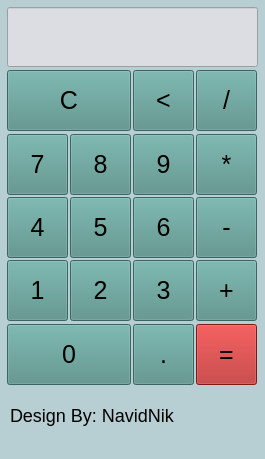
<?xml version="1.0" encoding="UTF-8"?>
<ui version="4.0">
 <class>MainWindow</class>
 <widget class="QMainWindow" name="MainWindow">
  <property name="geometry">
   <rect>
    <x>0</x>
    <y>0</y>
    <width>265</width>
    <height>459</height>
   </rect>
  </property>
  <property name="windowTitle">
   <string>MainWindow</string>
  </property>
  <property name="styleSheet">
   <string notr="true">background-color: #b7ced2
</string>
  </property>
  <widget class="QWidget" name="centralwidget">
   <widget class="QPushButton" name="num_7">
    <property name="geometry">
     <rect>
      <x>7</x>
      <y>134</y>
      <width>61</width>
      <height>61</height>
     </rect>
    </property>
    <property name="styleSheet">
     <string notr="true">background-color: #528e86;
font-size: 25px;
color-hover: #636250</string>
    </property>
    <property name="text">
     <string>7</string>
    </property>
   </widget>
   <widget class="QPushButton" name="num_8">
    <property name="geometry">
     <rect>
      <x>70</x>
      <y>134</y>
      <width>61</width>
      <height>61</height>
     </rect>
    </property>
    <property name="styleSheet">
     <string notr="true">background-color: #528e86;
font-size: 25px;
color-hover: #636250</string>
    </property>
    <property name="text">
     <string>8</string>
    </property>
   </widget>
   <widget class="QPushButton" name="num_3">
    <property name="geometry">
     <rect>
      <x>133</x>
      <y>260</y>
      <width>61</width>
      <height>61</height>
     </rect>
    </property>
    <property name="styleSheet">
     <string notr="true">background-color: #528e86;
font-size: 25px;
color-hover: #636250</string>
    </property>
    <property name="text">
     <string>3</string>
    </property>
   </widget>
   <widget class="QPushButton" name="num_2">
    <property name="geometry">
     <rect>
      <x>70</x>
      <y>260</y>
      <width>61</width>
      <height>61</height>
     </rect>
    </property>
    <property name="styleSheet">
     <string notr="true">background-color: #528e86;
font-size: 25px;
color-hover: #636250</string>
    </property>
    <property name="text">
     <string>2</string>
    </property>
   </widget>
   <widget class="QPushButton" name="num_1">
    <property name="geometry">
     <rect>
      <x>7</x>
      <y>260</y>
      <width>61</width>
      <height>61</height>
     </rect>
    </property>
    <property name="styleSheet">
     <string notr="true">background-color: #528e86;
font-size: 25px;
color-hover: #636250</string>
    </property>
    <property name="text">
     <string>1</string>
    </property>
   </widget>
   <widget class="QPushButton" name="num_6">
    <property name="geometry">
     <rect>
      <x>133</x>
      <y>197</y>
      <width>61</width>
      <height>61</height>
     </rect>
    </property>
    <property name="styleSheet">
     <string notr="true">background-color: #528e86;
font-size: 25px;
color-hover: #636250</string>
    </property>
    <property name="text">
     <string>6</string>
    </property>
   </widget>
   <widget class="QPushButton" name="num_5">
    <property name="geometry">
     <rect>
      <x>70</x>
      <y>197</y>
      <width>61</width>
      <height>61</height>
     </rect>
    </property>
    <property name="styleSheet">
     <string notr="true">background-color: #528e86;
font-size: 25px;
color-hover: #636250</string>
    </property>
    <property name="text">
     <string>5</string>
    </property>
   </widget>
   <widget class="QPushButton" name="num_4">
    <property name="geometry">
     <rect>
      <x>7</x>
      <y>197</y>
      <width>61</width>
      <height>61</height>
     </rect>
    </property>
    <property name="styleSheet">
     <string notr="true">background-color: #528e86;
font-size: 25px;
color-hover: #636250</string>
    </property>
    <property name="text">
     <string>4</string>
    </property>
   </widget>
   <widget class="QPushButton" name="num_9">
    <property name="geometry">
     <rect>
      <x>133</x>
      <y>134</y>
      <width>61</width>
      <height>61</height>
     </rect>
    </property>
    <property name="styleSheet">
     <string notr="true">background-color: #528e86;
font-size: 25px;
color-hover: #636250</string>
    </property>
    <property name="text">
     <string>9</string>
    </property>
   </widget>
   <widget class="QPushButton" name="num_0">
    <property name="geometry">
     <rect>
      <x>7</x>
      <y>324</y>
      <width>124</width>
      <height>61</height>
     </rect>
    </property>
    <property name="styleSheet">
     <string notr="true">background-color: #528e86;
font-size: 25px;
color-hover: #636250

</string>
    </property>
    <property name="text">
     <string>0</string>
    </property>
   </widget>
   <widget class="QPushButton" name="dot">
    <property name="geometry">
     <rect>
      <x>133</x>
      <y>324</y>
      <width>61</width>
      <height>61</height>
     </rect>
    </property>
    <property name="styleSheet">
     <string notr="true">background-color: #528e86;
font-size: 25px;
color-hover: #636250</string>
    </property>
    <property name="text">
     <string>.</string>
    </property>
   </widget>
   <widget class="QPushButton" name="equal">
    <property name="geometry">
     <rect>
      <x>196</x>
      <y>324</y>
      <width>61</width>
      <height>61</height>
     </rect>
    </property>
    <property name="styleSheet">
     <string notr="true">background-color: #B22222;
font-size: 25px;
</string>
    </property>
    <property name="text">
     <string>=</string>
    </property>
   </widget>
   <widget class="QPushButton" name="plus">
    <property name="geometry">
     <rect>
      <x>196</x>
      <y>260</y>
      <width>61</width>
      <height>61</height>
     </rect>
    </property>
    <property name="styleSheet">
     <string notr="true">background-color: #528e86;
font-size: 25px;
color-hover: #636250</string>
    </property>
    <property name="text">
     <string>+</string>
    </property>
   </widget>
   <widget class="QPushButton" name="minus">
    <property name="geometry">
     <rect>
      <x>196</x>
      <y>197</y>
      <width>61</width>
      <height>61</height>
     </rect>
    </property>
    <property name="styleSheet">
     <string notr="true">background-color: #528e86;
font-size: 25px;
color-hover: #636250</string>
    </property>
    <property name="text">
     <string>-</string>
    </property>
   </widget>
   <widget class="QPushButton" name="multiply">
    <property name="geometry">
     <rect>
      <x>196</x>
      <y>134</y>
      <width>61</width>
      <height>61</height>
     </rect>
    </property>
    <property name="styleSheet">
     <string notr="true">background-color: #528e86;
font-size: 25px;
color-hover: #636250</string>
    </property>
    <property name="text">
     <string>*</string>
    </property>
   </widget>
   <widget class="QPushButton" name="divide">
    <property name="geometry">
     <rect>
      <x>196</x>
      <y>70</y>
      <width>61</width>
      <height>61</height>
     </rect>
    </property>
    <property name="styleSheet">
     <string notr="true">background-color: #528e86;
font-size: 25px;
color-hover: #636250</string>
    </property>
    <property name="text">
     <string>/</string>
    </property>
   </widget>
   <widget class="QPushButton" name="clear">
    <property name="geometry">
     <rect>
      <x>7</x>
      <y>70</y>
      <width>124</width>
      <height>61</height>
     </rect>
    </property>
    <property name="styleSheet">
     <string notr="true">background-color: #528e86;
font-size: 25px;
color-hover: #636250</string>
    </property>
    <property name="text">
     <string>C</string>
    </property>
   </widget>
   <widget class="QPushButton" name="back">
    <property name="geometry">
     <rect>
      <x>133</x>
      <y>70</y>
      <width>61</width>
      <height>61</height>
     </rect>
    </property>
    <property name="styleSheet">
     <string notr="true">background-color: #528e86;
font-size: 25px;
color-hover: #636250</string>
    </property>
    <property name="text">
     <string>&lt;</string>
    </property>
   </widget>
   <widget class="QLineEdit" name="result">
    <property name="geometry">
     <rect>
      <x>7</x>
      <y>7</y>
      <width>251</width>
      <height>60</height>
     </rect>
    </property>
    <property name="styleSheet">
     <string notr="true">background-color: #dcdde2;</string>
    </property>
   </widget>
   <widget class="QLabel" name="label">
    <property name="geometry">
     <rect>
      <x>10</x>
      <y>400</y>
      <width>241</width>
      <height>31</height>
     </rect>
    </property>
    <property name="styleSheet">
     <string notr="true">font-size: 18px;
</string>
    </property>
    <property name="text">
     <string>Design By: NavidNik</string>
    </property>
   </widget>
  </widget>
  <widget class="QMenuBar" name="menubar">
   <property name="geometry">
    <rect>
     <x>0</x>
     <y>0</y>
     <width>265</width>
     <height>21</height>
    </rect>
   </property>
  </widget>
  <widget class="QStatusBar" name="statusbar"/>
 </widget>
 <resources/>
 <connections/>
</ui>
